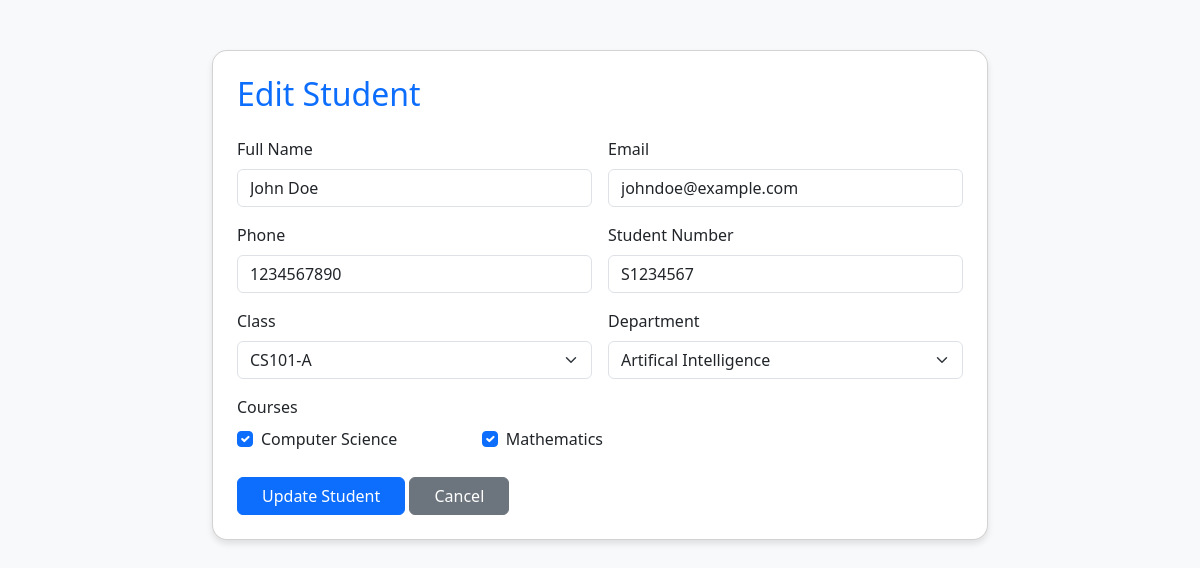
Screenshot of /update_student.php?id=1 (signed in) with the database file from the repository.
### tables this page shows
CREATE TABLE IF NOT EXISTS `students` (
  `student_id` int(11) NOT NULL AUTO_INCREMENT,
  `user_id` int(11) NOT NULL,
  `name` varchar(100) NOT NULL,
  `email` varchar(100) NOT NULL,
  `phone` varchar(15) NOT NULL,
  `student_number` varchar(8) NOT NULL,
  `class_id` int(11) DEFAULT NULL,
  `department_id` int(11) NOT NULL,
  PRIMARY KEY (`student_id`),
  UNIQUE KEY `email` (`email`),
  UNIQUE KEY `index_number` (`student_number`),
  KEY `user_id` (`user_id`),
  KEY `class_id` (`class_id`),
  KEY `students_ibfk_3` (`department_id`)
);

CREATE TABLE IF NOT EXISTS `classes` (
  `class_id` int(11) NOT NULL AUTO_INCREMENT,
  `class_name` varchar(30) NOT NULL,
  `duration` varchar(15) DEFAULT NULL,
  `start_date` date DEFAULT NULL,
  `end_date` date DEFAULT NULL,
  PRIMARY KEY (`class_id`)
);

CREATE TABLE IF NOT EXISTS `department` (
  `department_id` int(11) NOT NULL AUTO_INCREMENT,
  `name` varchar(100) NOT NULL,
  PRIMARY KEY (`department_id`)
);

CREATE TABLE IF NOT EXISTS `courses` (
  `course_id` int(11) NOT NULL AUTO_INCREMENT,
  `course_name` varchar(50) NOT NULL,
  `course_code` varchar(30) NOT NULL,
  `start_date` date DEFAULT NULL,
  `end_date` date DEFAULT NULL,
  PRIMARY KEY (`course_id`),
  UNIQUE KEY `course_code` (`course_code`)
);

### update_student.php (the view, shortened to what this page needs)
<?php
require_once 'db_connect.php';
$student_id = $_GET['id'] ?? 0;
$stmt = $conn->prepare("SELECT * FROM students WHERE student_id = ?");
$stmt->bind_param("i", $student_id);
$stmt->execute();
$student = $stmt->get_result()->fetch_assoc();
$courseStmt = $conn->prepare("SELECT course_id FROM student_courses WHERE student_id = ?");
$courseStmt->bind_param("i", $student_id);
$courseStmt->execute();
$selectedCourses = $courseStmt->get_result()->fetch_all(MYSQLI_ASSOC);
$selectedCourseIds = array_column($selectedCourses, 'course_id');
$classes = $conn->query("SELECT * FROM classes");
$allCourses = $conn->query("SELECT * FROM courses");
$departments = $conn->query("SELECT * FROM department");
?>
<!DOCTYPE html>
<html lang="en">
<head>
    <link href="https://cdn.jsdelivr.net/npm/bootstrap@5.3.0/dist/css/bootstrap.min.css" rel="stylesheet">
</head>
<body class="bg-light">
    <div class="container">
        <div class="card p-4">
            <h2 class="mb-4 text-primary">Edit Student</h2>
            <form method="POST">
                <div class="row g-3">
                    <div class="col-md-6">
                        <label class="form-label">Full Name</label>
                        <input type="text" name="name" class="form-control"
                            value="<?= htmlspecialchars($student['name'] ?? '') ?>" required>
                    </div>
                    <div class="col-md-6">
                        <label class="form-label">Email</label>
                        <input type="email" name="email" class="form-control"
                            value="<?= htmlspecialchars($student['email'] ?? '') ?>" required>
                    </div>
                    <div class="col-md-6">
                        <label class="form-label">Phone</label>
                        <input type="tel" name="phone" class="form-control"
                            value="<?= htmlspecialchars($student['phone'] ?? '') ?>" required>
                    </div>
                    <div class="col-md-6">
                        <label class="form-label">Student Number</label>
                        <input type="text" name="student_number" class="form-control"
                            value="<?= htmlspecialchars($student['student_number'] ?? '') ?>" required>
                    </div>
                    <div class="col-md-6">
                        <label class="form-label">Class</label>
                        <select name="class_id" class="form-select" required>
                            <?php while($class = $classes->fetch_assoc()): ?>
                                <option value="<?= $class['class_id'] ?>"
                                    <?= ($class['class_id'] == $student['class_id']) ? 'selected' : '' ?>>
                                    <?= htmlspecialchars($class['class_name']) ?>
                                </option>
                            <?php endwhile; ?>
                        </select>
                    </div>
                    <div class="col-md-6">
                        <label class="form-label">Department</label>
                        <select name="department" class="form-select" required>
                            <?php while($dept = $departments->fetch_assoc()): ?>
                                <option value="<?= htmlspecialchars($dept['name']) ?>"
                                    <?= ($dept['department_id'] == $student['department_id']) ? 'selected' : '' ?>>
                                    <?= htmlspecialchars($dept['name']) ?>
                                </option>
                            <?php endwhile; ?>
                        </select>
                    </div>
                    <div class="col-12">
                        <label class="form-label">Courses</label>
                        <div class="row g-2">
                            <?php while($course = $allCourses->fetch_assoc()): ?>
                                <div class="col-md-4">
                                    <div class="form-check">
                                        <input class="form-check-input" type="checkbox"
                                            name="courses[]" value="<?= $course['course_id'] ?>"
                                            <?= in_array($course['course_id'], $selectedCourseIds) ? 'checked' : '' ?>>
                                        <label class="form-check-label">
                                            <?= htmlspecialchars($course['course_name']) ?>
                                        </label>
                                    </div>
                                </div>
                            <?php endwhile; ?>
                        </div>
                    </div>
                    <div class="col-12 mt-4">
                        <button type="submit" class="btn btn-primary px-4">Update Student</button>
                        <a href="read_student.php" class="btn btn-secondary px-4">Cancel</a>
                    </div>
                </div>
            </form>
        </div>
    </div>
</body>
</html>

### update_student.php (style rules this page uses)
.container { max-width: 800px; margin-top: 50px; }
.card { border-radius: 15px; box-shadow: 0 4px 6px rgba(0,0,0,0.1); }

### rows the page displays
students: name "John Doe", email "johndoe@example.com", phone "1234567890", student_number "S1234567", class_id "CS101-A", department "Artifical Intelligence"
courses: course_id "☑", course_name "Computer Science"
courses: course_id "☑", course_name "Mathematics"
